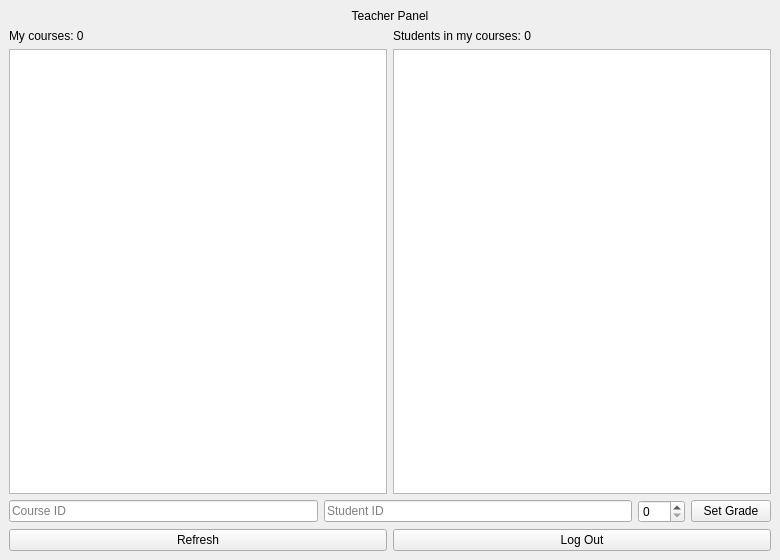
<?xml version="1.0" encoding="UTF-8"?>
<ui version="4.0">
 <class>TeacherWindow</class>
 <widget class="QMainWindow" name="TeacherWindow">
  <property name="geometry">
   <rect>
    <x>0</x>
    <y>0</y>
    <width>780</width>
    <height>560</height>
   </rect>
  </property>
  <property name="windowTitle">
   <string>Study.Table - Teacher</string>
  </property>
  <widget class="QWidget" name="centralwidget">
   <layout class="QVBoxLayout" name="mainLayout">
    <item>
     <widget class="QLabel" name="titleLabel">
      <property name="text">
       <string>Teacher Panel</string>
      </property>
      <property name="alignment">
       <set>Qt::AlignCenter</set>
      </property>
     </widget>
    </item>
    <item>
     <layout class="QHBoxLayout" name="statsLayout">
      <item>
       <widget class="QLabel" name="coursesCountLabel">
        <property name="text">
         <string>My courses: 0</string>
        </property>
       </widget>
      </item>
      <item>
       <widget class="QLabel" name="studentsCountLabel">
        <property name="text">
         <string>Students in my courses: 0</string>
        </property>
       </widget>
      </item>
     </layout>
    </item>
    <item>
     <layout class="QHBoxLayout" name="listsLayout">
      <item>
       <widget class="QListWidget" name="coursesListWidget"/>
      </item>
      <item>
       <widget class="QListWidget" name="studentsListWidget"/>
      </item>
     </layout>
    </item>
    <item>
     <layout class="QHBoxLayout" name="gradeLayout">
      <item>
       <widget class="QLineEdit" name="courseIdLineEdit">
        <property name="placeholderText">
         <string>Course ID</string>
        </property>
       </widget>
      </item>
      <item>
       <widget class="QLineEdit" name="studentIdLineEdit">
        <property name="placeholderText">
         <string>Student ID</string>
        </property>
       </widget>
      </item>
      <item>
       <widget class="QSpinBox" name="gradeSpinBox">
        <property name="minimum">
         <number>0</number>
        </property>
        <property name="maximum">
         <number>100</number>
        </property>
       </widget>
      </item>
      <item>
       <widget class="QPushButton" name="setGradeButton">
        <property name="text">
         <string>Set Grade</string>
        </property>
       </widget>
      </item>
     </layout>
    </item>
    <item>
     <layout class="QHBoxLayout" name="actionsLayout">
      <item>
       <widget class="QPushButton" name="refreshButton">
        <property name="text">
         <string>Refresh</string>
        </property>
       </widget>
      </item>
      <item>
       <widget class="QPushButton" name="logoutButton">
        <property name="text">
         <string>Log Out</string>
        </property>
       </widget>
      </item>
     </layout>
    </item>
   </layout>
  </widget>
 </widget>
 <resources/>
 <connections/>
</ui>
